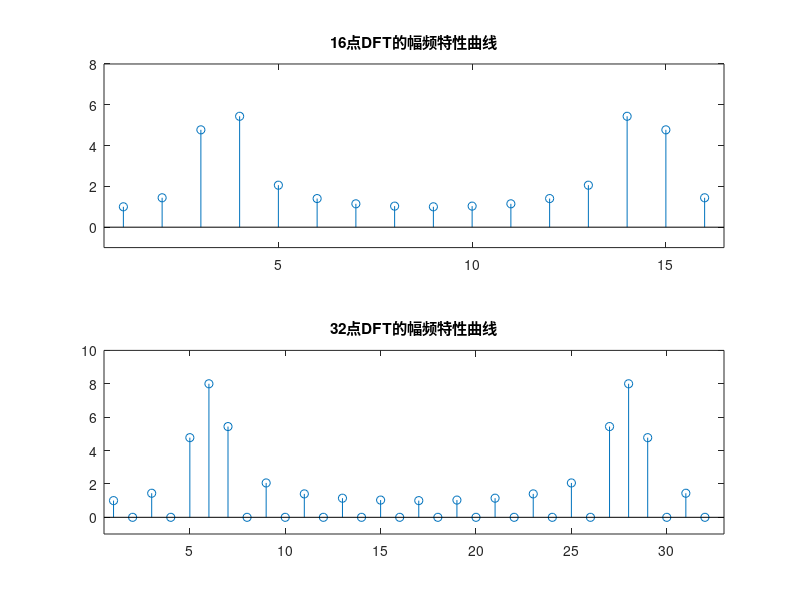
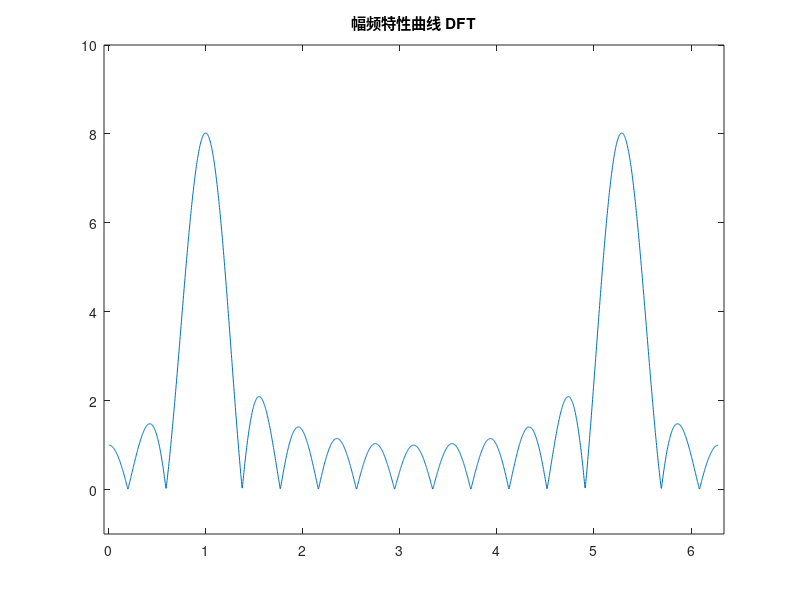
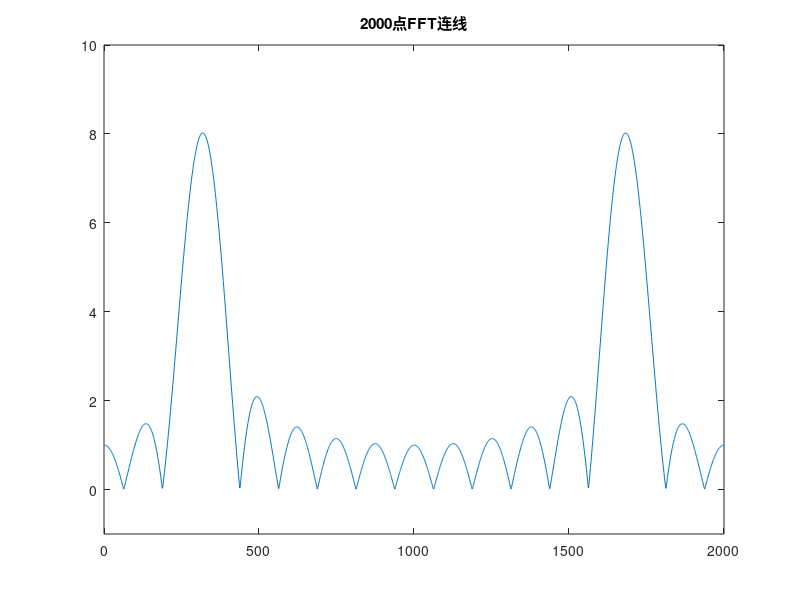

These charts were generated, in order, by the following MATLAB code:
n = 0:15; % x(n)中n的取值范围
x = cos(5 * pi / 16 * n); % 序列x(n)
U1 = fft(x, 16); % 计算16点DFT
U2 = fft(x, 32); % 计算32点DFT

figure(1)
subplot(2, 1, 1)
stem(abs(U1)); % 16点DFT的幅频特性曲线
title('16点DFT的幅频特性曲线'); axis([0.5 16.5 -1 8])
subplot(2, 1, 2)
stem(abs(U2)); % 32点DFT的幅频特性曲线
title('32点DFT的幅频特性曲线'); axis([0.5 33 -1 10])

figure(2)
[h, w] = freqz(x, 1, 2000, 'whole'); % 计算DTFT幅频特性，h为H(w)，w为频率坐标
% 参数 'whole'代表 w 取值为完整的0~2pi
plot(w, abs(h)); %  绘制DTFT的幅频特性曲线
title('幅频特性曲线 DFT'); axis([-0.05 6.34 -1 10])

% 猜想 DFT 是 DTFT 在 exp(-j*w*k/n) 上的抽样
% 下面开始验证
% 我们做2000个点的DFT并且用plot折线绘出，观察其与figure(2)中图像是否一致
figure(3)
plot(abs(fft(x, 2000)))% 做2000个点的DFT并且用plot折线绘出
title('2000点FFT连线'); axis([-0.1 2001 -1 10])
